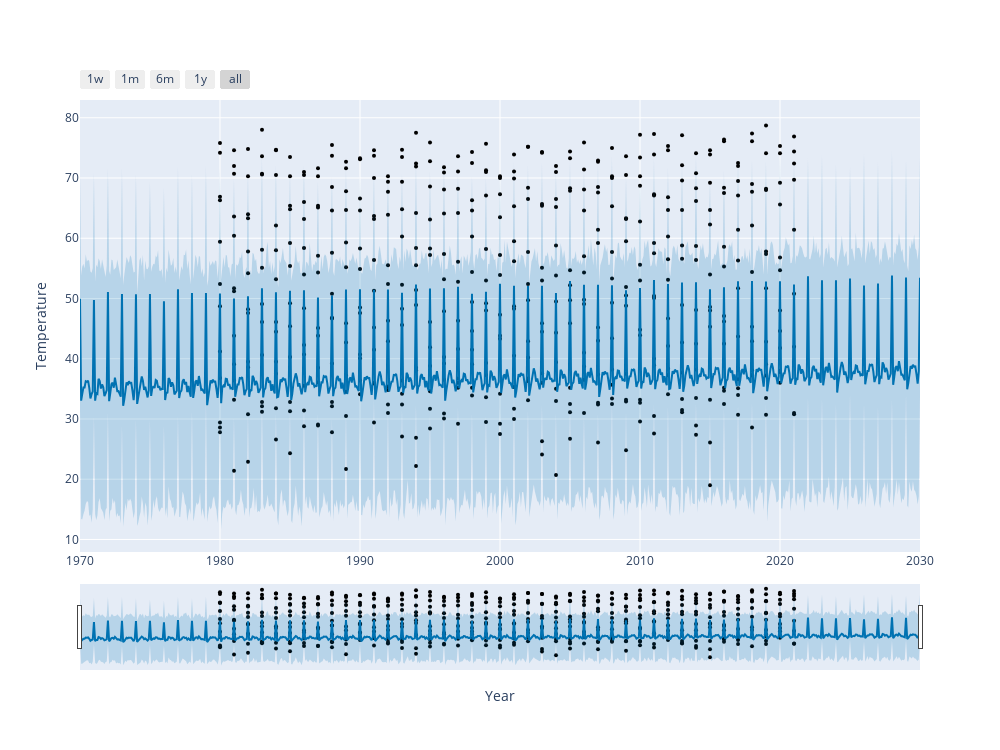

Source (notebook cell):
### Code cell
from fbprophet.plot import plot_plotly, plot_components_plotly
fig = plot_plotly(m,forecast_temp,xlabel = 'Year',ylabel = 'Temperature', figsize=(1000,750))
fig.show()

### Figure 1 — Plotly figure (JSON) as saved in the notebook; plotly's stock layout.template omitted (floating-point values rounded to 4 significant figures; data arrays with more than 128 entries replaced by an {"elided": "..."} marker saying what was removed)
{"data": [{"marker": {"color": "black", "size": 4}, "mode": "markers", "name": "Actual", "type": "scatter", "x": {"elided": "501 str values"}, "y": {"elided": "501 float values"}}, {"hoverinfo": "skip", "line": {"width": 0}, "mode": "lines", "type": "scatter", "x": {"elided": "762 str values"}, "y": {"elided": "762 float values"}}, {"fill": "tonexty", "fillcolor": "rgba(0, 114, 178, 0.2)", "line": {"color": "#0072B2", "width": 2}, "mode": "lines", "name": "Predicted", "type": "scatter", "x": {"elided": "762 str values"}, "y": {"elided": "762 float values"}}, {"fill": "tonexty", "fillcolor": "rgba(0, 114, 178, 0.2)", "hoverinfo": "skip", "line": {"width": 0}, "mode": "lines", "type": "scatter", "x": {"elided": "762 str values"}, "y": {"elided": "762 float values"}}], "layout": {"height": 750, "showlegend": false, "width": 1000, "xaxis": {"rangeselector": {"buttons": [{"count": 7, "label": "1w", "step": "day", "stepmode": "backward"}, {"count": 1, "label": "1m", "step": "month", "stepmode": "backward"}, {"count": 6, "label": "6m", "step": "month", "stepmode": "backward"}, {"count": 1, "label": "1y", "step": "year", "stepmode": "backward"}, {"step": "all"}]}, "rangeslider": {"visible": true}, "title": {"text": "Year"}, "type": "date"}, "yaxis": {"title": {"text": "Temperature"}}}}
